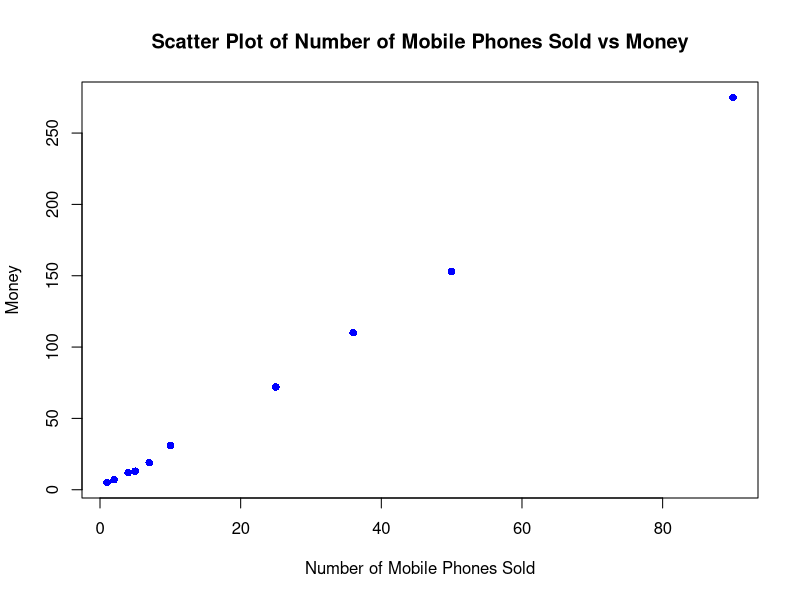

Generate this figure with R:
# Define the x and y values
x_values <- c(4, 1, 5, 7, 10, 2, 50, 25, 90, 36)
y_values <- c(12, 5, 13, 19, 31, 7, 153, 72, 275, 110)

# Plot the scatter plot
plot(x_values, y_values, 
     xlab = "Number of Mobile Phones Sold", 
     ylab = "Money", 
     main = "Scatter Plot of Number of Mobile Phones Sold vs Money",
     pch = 16, # Set the point character to solid circle
     col = "blue" # Set the point color to blue
)
